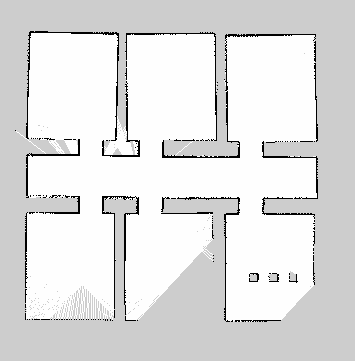
#> input picture ros_ws/src/lab3/lab3/Data/map.pgm, 355 x 361 px; its folder holds only this picture in this run
$ python path_planning.py
#> lines starting #> are read from the running program, lines starting #| are printed output that depends on the picture
### ros_ws/src/lab3/lab3/open_image.py
#!/usr/bin/env python3

import numpy as np


def convert_image(im, wall_threshold, free_threshold):
    """ Convert the image to a thresholded image with 'not seen' pixels marked
    @param im - width by height image as numpy (depends on input)
    @param wall_threshold - number between 0 and 1 to indicate wall threshold value
    @param free_threshold - number between 0 and 1 to indicate free space threshold value
    @return an image of the same WXH but with 0 (free) 255 (wall) 128 (unseen)"""

    # Assume all is unseen - fill the image with 128
    im_ret = np.zeros((im.shape[0], im.shape[1]), dtype='uint8') + 128

    im_avg = im
    if len(im.shape) == 3:
        # RGB image - convert to gray scale
        im_avg = np.mean(im, axis=2)
    # Force into 0,1
    im_avg = im_avg / np.max(im_avg)
    # threshold
    #   in our example image, black is walls, white is free
    im_ret[im_avg < wall_threshold] = 0
    im_ret[im_avg > free_threshold] = 255
    return im_ret


def open_image(im_name):
    """ A helper function to open up the image and the yaml file and threshold
    @param im_name - name of image in Data directory
    @returns image anbd thresholded image"""
#> called with im_name = 'map.pgm'

    # Using imageio to read in the image
    import imageio.v2 as imageio
    im = imageio.imread("./Data/" + im_name)
#> im is the input picture: shape (361, 355); min 0, max 254, mean 223.9

    wall_threshold = 0.7
    free_threshold = 0.9

    im_thresh = convert_image(im, wall_threshold, free_threshold)
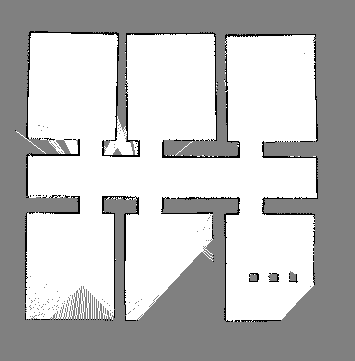
#> im_thresh: shape (361, 355); min 0, max 255, mean 189.2
    return im, im_thresh

### ros_ws/src/lab3/lab3/path_planning.py
#!/usr/bin/env python3

# This assignment implements Dijkstra's shortest path on a graph, finding an unvisited node in a graph,
#   picking which one to visit, and taking a path in the map and generating waypoints along that path
#
# Given to you:
#   Priority queue
#   Image handling
#   Four and Eight connected neighbors
#
# Slides https://docs.google.com/presentation/d/1XBPw2B2Bac-LcXH5kYN4hQLLLl_AMIgoowlrmPpTinA/edit?usp=sharing

# The ever-present numpy
import numpy as np

# Our priority queue
import heapq


# -------------- Showing start and end and path ---------------
def plot_with_path(im_threshhold, zoom=1.0, robot_loc=None, goal_loc=None, path=None):
    """Show the map plus, optionally, the robot location and goal location and proposed path
    @param im - the image of the SLAM map (numpy array)
    @param im_threshhold - the image of the SLAM map, threshholded
    @param zoom - how much to zoom into the map (value between 0 and 1)
    @param robot_loc - the location of the robot in pixel coordinates
    @param goal_loc - the location of the goal in pixel coordinates
    @param path - the proposed path in pixel coordinates"""

    # Putting this in here to avoid messing up ROS
    import matplotlib.pyplot as plt

    fig, axs = plt.subplots(1, 1)
    axs.imshow(im_threshhold, origin='lower', cmap="gist_gray")
    axs.set_title("threshold image")

    # Double checking lower left corner
    axs.plot(10, 5, 'xy', markersize=5)

    # Show original and thresholded image
    if robot_loc is not None:
        axs.plot(robot_loc[0], robot_loc[1], '+r', markersize=10)
    if goal_loc is not None:
        axs.plot(goal_loc[0], goal_loc[1], '*g', markersize=10)
    if path is not None:
        for p, q in zip(path[0:-1], path[1:]):
            axs.plot([p[0], q[0]], [p[1], q[1]], '-y', markersize=2)
            axs.plot(p[0], p[1], '.y', markersize=2)
    axs.axis('equal')

    # Implements a zoom - set zoom to 1.0 if no zoom
    width = im_threshhold.shape[1]
    height = im_threshhold.shape[0]

    axs.set_xlim(width / 2 - zoom * width / 2, width / 2 + zoom * width / 2)
    axs.set_ylim(height / 2 - zoom * height / 2, height / 2 + zoom * height / 2)


# -------------- Thresholded image True/False ---------------
def is_wall(im, pix=(0, 0)):
    """ Is the pixel a wall pixel?
    @param im - the image
    @param pix - the pixel i,j
    @return True if pixel value is zero"""
    if im[pix[1], pix[0]] == 0:
        return True
    return False


def is_unseen(im, pix=(0, 0)):
    """ Is the pixel one we've seen?
    @param im - the image
    @param pix - the pixel i,j
    @return True if pixel value 128 (the unseen color value)"""
    if im[pix[1], pix[0]] == 128:
        return True
    return False


def is_free(im, pix=(0,0)):
    """ Is the pixel empty?
    @param im - the image
    @param pix - the pixel i,j
    return True if 255 """
    if im[pix[1], pix[0]] == 255:
        return True
    return False


# -------------- Getting 4 or 8 neighbors ---------------
def four_connected(pix=(0, 0)):
    """ Generator function for 4 neighbors
    @param pix - the i, j location to iterate around"""
    for indx in [-1, 1]:
        ret = pix[0] + indx, pix[1]
        yield ret
    for indx in [-1, 1]:
        ret = pix[0], pix[1] + indx
        yield ret


def eight_connected(pix=(0, 0)):
    """ Generator function for 8 neighbors
    @param pix - the i, j location to iterate around"""
    for indx in range(-1, 2):
        for j in range(-1, 2):
            # Skip the middle pixel
            if indx == 0 and j == 0:
                pass
            ret = pix[0] + indx, pix[1] + j
            yield ret


def dijkstra(im, robot_loc=(0, 0), goal_loc=(0, 0)):
    """ Occupancy grid image, with robot and goal loc as pixels
    @param im - the thresholded image - use is_free(i, j) to determine if in reachable node
    @param robot_loc - where the robot is (i,j)
    @param goal_loc - where to go to (i,j)
    @returns a list of tuples"""

    # Sanity checks for ROS 2 assignment - these will trigger try-catch errors in the ros2 lab3 assignment
    if not (0 <= robot_loc[0] < im.shape[1] and 0 <= robot_loc[1] < im.shape[0]):
        raise IndexError(f"ERROR: Robot location {robot_loc} is not in map {im.shape}")
    if not (0 <= goal_loc[0] < im.shape[1] and 0 <= goal_loc[1] < im.shape[0]):
        raise IndexError(f"ERROR: Goal location {robot_loc} is not in map {im.shape}")

    if not is_free(im, robot_loc):
        raise ValueError(f"ERROR: Start location {robot_loc} is not in the free space of the map")

    if not is_free(im, goal_loc):
        raise ValueError(f"ERROR: Goal location {goal_loc} is not in the free space of the map")

    # The priority queue itself is just a list, with elements of the form (weight, (i,j))
    #    - i.e., a tuple with the first element the weight/score, the second element a tuple with the pixel location
    priority_queue = []
    # Push the start node onto the queue
    #   push takes the queue itself, then a tuple with the first element the priority value and the second
    #   being whatever data you want to keep - in this case, the robot location, which is a tuple
    heapq.heappush(priority_queue, (0, robot_loc))

    # The power of dictionaries - we're going to use a dictionary to store every node we've visited, along
    #   with the node we came from and the current distance
    # This is easier than trying to get the distance from the heap
    visited = {}
    # Use the (i,j) tuple to index the dictionary
    #   Store the best distance found so far, the parent node, and if it is closed y/n
    # Push the first node onto the heap - distance is zero, it has no parent, and it is NOT closed
    visited[robot_loc] = (0, None, False)   # For every other node this will be the current_node, distance, False

    # While the list is not empty
    # Use a break statement to end the while loop if you encounter the goal node before the queue empties
    while priority_queue:
        # Get the current best node off of the list (pop the node off the queue)
        current_node = heapq.heappop(priority_queue)
        # Pop returns the value and the i, j
        distance_to_current_node = current_node[0]
        current_node_ij = current_node[1]  # i,j index of current node

        # Showing how to get this data back out of visited
        visited_triplet = visited[current_node_ij]  # This is a tuple with three values
        visited_distance = visited_triplet[0]       # First value is the current distance stored for that node
        visited_parent = visited_triplet[1]         # Second value is the parent node of this one
        visited_closed_yn = visited_triplet[2]      # Third value is if this node is closed y/n

        # GUIDE
        #  Step 1: Break out of the loop if current_node_ij is the goal node
        #  Step 2: If this node is closed, skip it
        #  Step 3: Set the node to closed
        #    Now do the instructions from the slide (the actual algorithm)
        #  See also lecture slides
        # YOUR CODE HERE

    # Now check that we actually found the goal node
    if not goal_loc in visited:
        print(f"Goal {goal_loc} not reached, taking closest")

        # GUIDE: Deal with not being able to get to the goal loc
        #   If the goal location is not reachable, find the node closest to the goal
        #.  and return the path to it - you'll want this for the ROS 2 assignment
        # YOUR CODE HERE

    path = []
    path.append(goal_loc)
    # GUIDE: Build the path by starting at the goal node and working backwards
    # YOUR CODE HERE

    return path


def check_path_continuous(im, path, expected_len_four, expected_len_eight):
    """ Checks that the path is continuous and in free space"""
    b_is_eight = False
    pass_connected_test = True
    for p1, p2 in zip(path[0:-1], path[1:]):
        if abs(p1[0] - p2[0]) > 1:
            pass_connected_test = False
        if abs(p1[1] - p2[1]) > 1:
            pass_connected_test = False
        if abs(p1[0] - p2[0]) > 0 and abs(p1[1] - p2[1]):
            b_is_eight = True

    pass_len_test = False
    expected_len = expected_len_eight if b_is_eight else expected_len_four
    if abs(len(path) - expected_len) < 3:
        pass_len_test = True

    pass_free_test = True
    for pt in path:
        if not is_free(im, pt):
            pass_free_test = False

    if not pass_connected_test:
        print(f"Failed connected test")
        return False
    if not pass_free_test:
        print(f"Failed all path points must be free test")
        return False
    if not pass_len_test:
        print(f"Failed length test")
        if b_is_eight:
            print(f" Assumed 8 connected")
        else:
            print(f" Assumed 4 connected")
        return False
    return True


if __name__ == '__main__':
    from open_image import open_image

    # Use one of these
    robot_start_loc = (40, 60)
    robot_goal_loc_close = (60, 80)
    robot_goal_hallway = (80, 175)
    robot_goal_next_room = (130, 50)
    loc_not_reachable = (115, 145)

    # Opens and threshold the SLAM map image
    _, im_thresh = open_image("map.pgm")
    zoom = 1.0

    robot_goal_loc = robot_goal_loc_close
    path = dijkstra(im_thresh, robot_start_loc, robot_goal_loc)
#> path = [(60, 80)]
    plot_with_path(im_thresh, zoom=zoom, robot_loc=robot_start_loc, goal_loc=robot_goal_loc, path=path)

    path_straight = dijkstra(im_thresh, robot_loc=(40, 60), goal_loc=robot_goal_loc_close)
#> path_straight = [(60, 80)]
    assert check_path_continuous(im_thresh, path_straight, 41, 21)
#> (the run stopped early here; a loop or call above may not have finished)
